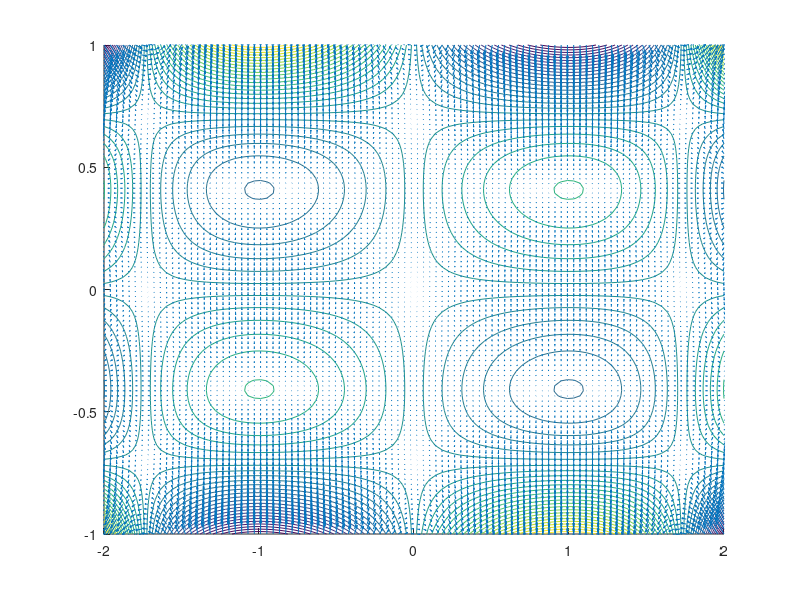
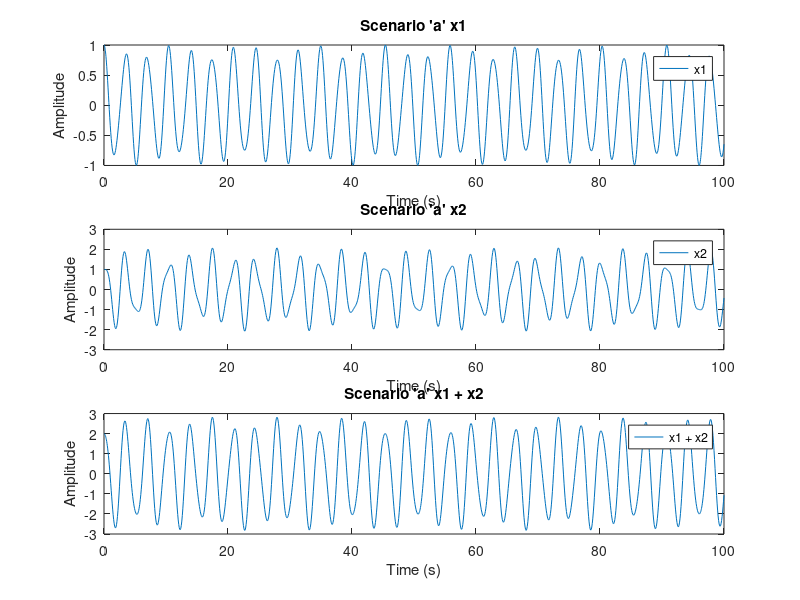
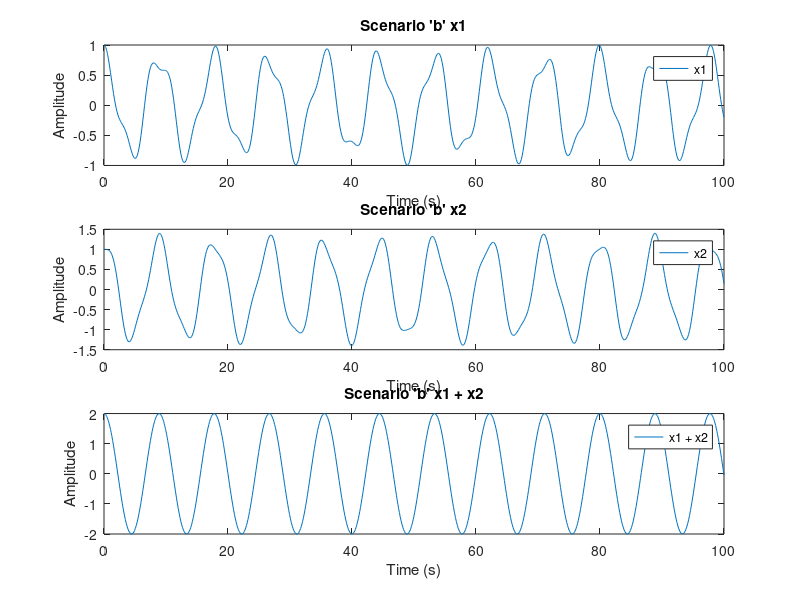

Here is the MATLAB script that generated these plots, in order:
clc
clear all
close all

unit_vector = sprintf('%.4f ', [1 -2 4] / norm([1 -2 4]));
fprintf("4.1: Unit vector = [ %s]\n\n", unit_vector)

v1 = [1 -2 3];
v2 = [3 1 4];

angle_between = acos( dot(v1, v2) / norm(v1) / norm(v2));
fprintf("4.2: Angle between = %.2f rad\n\n", angle_between);

x = linspace(-2, 2, 100);
y = linspace(-1, 1, 100);
[X,Y] = meshgrid(x,y);

Z = (X.^3 - 3*X) .* (2*Y.^3 - Y);

U = (3*X.^2 - 3) .* (2*Y.^3 - Y);
V = (X.^3 - 3*X) .* (6*Y.^2 - 1);
figure(1)
hold on
contour(X, Y, Z, 40)
quiver(X, Y, U, V, 2)
hold off
saveas(gcf, "contours.png")


%% ODE

function [x_dot] = odefun(t, x, a, b, c)
    x1 = x(1);
    x2 = x(2);
    y1 = x(3);
    y2 = x(4);

    dx1 = y1;
    dx2 = y2;
    dy1 = -a * x1 + b * (x2 - x1);
    dy2 = -c * (x2 - x1);

    x_dot = [dx1; dx2; dy1; dy2];
end

initial_conditions = [1; 1; 0; 0];

tspan = [0, 100];

[t1,y1] = ode45(@(t,y) odefun(t, y, 4, 1, 7.5), tspan, initial_conditions);
[t2,y2] = ode45(@(t,y) odefun(t, y, 1, 1, 1.5), tspan, initial_conditions);

figure(2)

subplot(3,3,1:3)
plot(t1, y1(:,1))
title("Scenario 'a' x1")
legend('x1')
xlabel("Time (s)")
ylabel("Amplitude")

subplot(3,3,4:6)
plot(t1, y1(:,2))
title("Scenario 'a' x2")
legend('x2')
xlabel("Time (s)")
ylabel("Amplitude")

subplot(3,3,7:9)
plot(t1, y1(:,1) + y1(:,2))
title("Scenario 'a' x1 + x2")
legend('x1 + x2')
xlabel("Time (s)")
ylabel("Amplitude")

saveas(gcf, "scenario_a.png")

figure(3)

subplot(3,3,1:3)
plot(t2, y2(:,1))
title("Scenario 'b' x1")
legend('x1')
xlabel("Time (s)")
ylabel("Amplitude")

subplot(3,3,4:6)
plot(t2, y2(:,2))
title("Scenario 'b' x2")
legend('x2')
xlabel("Time (s)")
ylabel("Amplitude")

subplot(3,3,7:9)
plot(t2, y2(:,1) + y2(:,2))
title("Scenario 'b' x1 + x2")
legend('x1 + x2')
xlabel("Time (s)")
ylabel("Amplitude")

saveas(gcf, "scenario_b.png")
